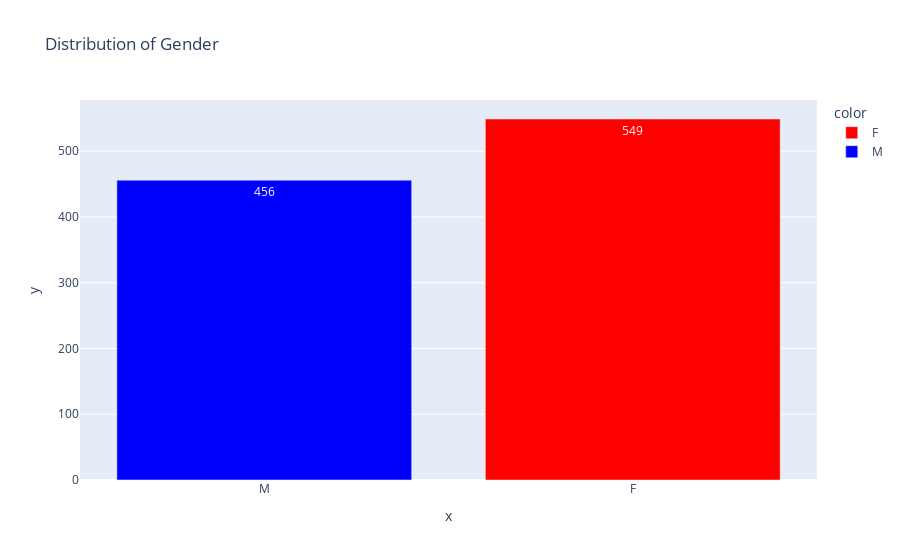

The cell this chart's notebook holds for it:
### Code cell
# Count the frequency of each gender
gender_counts = df['Gender'].value_counts()

# Set the order of the x-axis
x_order = ['M', 'F']

# Create a bar chart of the distribution of gender
fig = px.bar(x=gender_counts.index, y=gender_counts.values,
             color=gender_counts.index, text_auto=True,
             color_discrete_map={'M': 'blue', 'F': 'red'},
             title='Distribution of Gender',
             category_orders={'x': x_order})

# Show the plot
fig.show()

### Figure 1 — Plotly figure (JSON) as saved in the notebook; plotly's stock layout.template omitted (floating-point values rounded to 4 significant figures)
{"data": [{"alignmentgroup": "True", "hovertemplate": "color=F<br>x=%{x}<br>y=%{y}<extra></extra>", "legendgroup": "F", "marker": {"color": "red", "pattern": {"shape": ""}}, "name": "F", "offsetgroup": "F", "orientation": "v", "showlegend": true, "textposition": "auto", "texttemplate": "%{y}", "type": "bar", "x": ["F"], "xaxis": "x", "y": [549], "yaxis": "y"}, {"alignmentgroup": "True", "hovertemplate": "color=M<br>x=%{x}<br>y=%{y}<extra></extra>", "legendgroup": "M", "marker": {"color": "blue", "pattern": {"shape": ""}}, "name": "M", "offsetgroup": "M", "orientation": "v", "showlegend": true, "textposition": "auto", "texttemplate": "%{y}", "type": "bar", "x": ["M"], "xaxis": "x", "y": [456], "yaxis": "y"}], "layout": {"barmode": "relative", "legend": {"title": {"text": "color"}, "tracegroupgap": 0}, "title": {"text": "Distribution of Gender"}, "xaxis": {"anchor": "y", "categoryarray": ["M", "F"], "categoryorder": "array", "domain": [0, 1], "title": {"text": "x"}}, "yaxis": {"anchor": "x", "domain": [0, 1], "title": {"text": "y"}}}}
